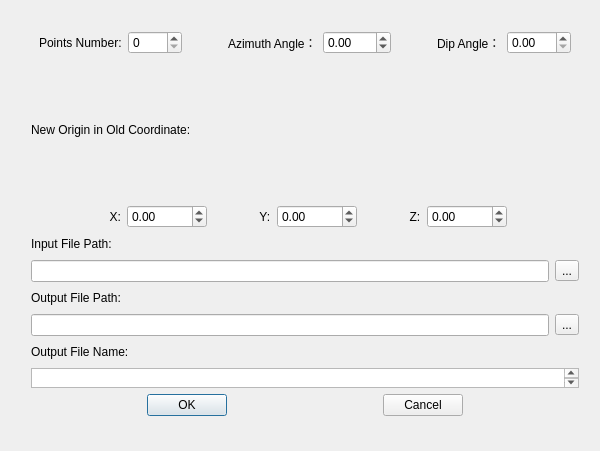
<?xml version="1.0" encoding="UTF-8"?>
<ui version="4.0">
 <class>coordinateprojectClass</class>
 <widget class="QDialog" name="coordinateprojectClass">
  <property name="geometry">
   <rect>
    <x>0</x>
    <y>0</y>
    <width>600</width>
    <height>451</height>
   </rect>
  </property>
  <property name="windowTitle">
   <string>coordinateproject</string>
  </property>
  <widget class="QWidget" name="verticalLayoutWidget">
   <property name="geometry">
    <rect>
     <x>20</x>
     <y>20</y>
     <width>570</width>
     <height>407</height>
    </rect>
   </property>
   <layout class="QVBoxLayout" name="verticalLayout">
    <item>
     <layout class="QHBoxLayout" name="horizontalLayout">
      <item>
       <spacer name="horizontalSpacer_3">
        <property name="orientation">
         <enum>Qt::Horizontal</enum>
        </property>
        <property name="sizeHint" stdset="0">
         <size>
          <width>40</width>
          <height>20</height>
         </size>
        </property>
       </spacer>
      </item>
      <item>
       <widget class="QLabel" name="label">
        <property name="text">
         <string>Points Number:</string>
        </property>
       </widget>
      </item>
      <item>
       <widget class="QSpinBox" name="points_number">
        <property name="maximum">
         <number>5000</number>
        </property>
       </widget>
      </item>
      <item>
       <spacer name="horizontalSpacer">
        <property name="orientation">
         <enum>Qt::Horizontal</enum>
        </property>
        <property name="sizeType">
         <enum>QSizePolicy::Fixed</enum>
        </property>
        <property name="sizeHint" stdset="0">
         <size>
          <width>40</width>
          <height>10</height>
         </size>
        </property>
       </spacer>
      </item>
      <item>
       <widget class="QLabel" name="label_2">
        <property name="text">
         <string>Azimuth Angle：</string>
        </property>
       </widget>
      </item>
      <item>
       <widget class="QDoubleSpinBox" name="azimuth_angle">
        <property name="minimum">
         <double>-180.000000000000000</double>
        </property>
        <property name="maximum">
         <double>180.000000000000000</double>
        </property>
        <property name="singleStep">
         <double>0.100000000000000</double>
        </property>
       </widget>
      </item>
      <item>
       <spacer name="horizontalSpacer_2">
        <property name="orientation">
         <enum>Qt::Horizontal</enum>
        </property>
        <property name="sizeType">
         <enum>QSizePolicy::Fixed</enum>
        </property>
        <property name="sizeHint" stdset="0">
         <size>
          <width>40</width>
          <height>10</height>
         </size>
        </property>
       </spacer>
      </item>
      <item>
       <widget class="QLabel" name="label_3">
        <property name="text">
         <string>Dip Angle：</string>
        </property>
       </widget>
      </item>
      <item>
       <widget class="QDoubleSpinBox" name="dip_angle">
        <property name="maximum">
         <double>180.000000000000000</double>
        </property>
        <property name="singleStep">
         <double>0.100000000000000</double>
        </property>
       </widget>
      </item>
      <item>
       <spacer name="horizontalSpacer_4">
        <property name="orientation">
         <enum>Qt::Horizontal</enum>
        </property>
        <property name="sizeHint" stdset="0">
         <size>
          <width>40</width>
          <height>20</height>
         </size>
        </property>
       </spacer>
      </item>
     </layout>
    </item>
    <item>
     <widget class="QLabel" name="label_7">
      <property name="text">
       <string>New Origin in Old Coordinate:</string>
      </property>
     </widget>
    </item>
    <item>
     <layout class="QHBoxLayout" name="horizontalLayout_2">
      <item>
       <spacer name="horizontalSpacer_5">
        <property name="orientation">
         <enum>Qt::Horizontal</enum>
        </property>
        <property name="sizeType">
         <enum>QSizePolicy::Expanding</enum>
        </property>
        <property name="sizeHint" stdset="0">
         <size>
          <width>70</width>
          <height>20</height>
         </size>
        </property>
       </spacer>
      </item>
      <item>
       <widget class="QLabel" name="label_4">
        <property name="layoutDirection">
         <enum>Qt::LeftToRight</enum>
        </property>
        <property name="text">
         <string>  X:</string>
        </property>
       </widget>
      </item>
      <item>
       <widget class="QDoubleSpinBox" name="x_value">
        <property name="minimumSize">
         <size>
          <width>80</width>
          <height>0</height>
         </size>
        </property>
        <property name="minimum">
         <double>-5000.000000000000000</double>
        </property>
        <property name="maximum">
         <double>5000.000000000000000</double>
        </property>
        <property name="singleStep">
         <double>0.100000000000000</double>
        </property>
       </widget>
      </item>
      <item>
       <spacer name="horizontalSpacer_6">
        <property name="orientation">
         <enum>Qt::Horizontal</enum>
        </property>
        <property name="sizeType">
         <enum>QSizePolicy::Fixed</enum>
        </property>
        <property name="sizeHint" stdset="0">
         <size>
          <width>40</width>
          <height>10</height>
         </size>
        </property>
       </spacer>
      </item>
      <item>
       <widget class="QLabel" name="label_5">
        <property name="text">
         <string>  Y:</string>
        </property>
       </widget>
      </item>
      <item>
       <widget class="QDoubleSpinBox" name="y_value">
        <property name="sizePolicy">
         <sizepolicy hsizetype="Minimum" vsizetype="Fixed">
          <horstretch>0</horstretch>
          <verstretch>0</verstretch>
         </sizepolicy>
        </property>
        <property name="minimumSize">
         <size>
          <width>80</width>
          <height>0</height>
         </size>
        </property>
        <property name="minimum">
         <double>-5000.000000000000000</double>
        </property>
        <property name="maximum">
         <double>5000.000000000000000</double>
        </property>
        <property name="singleStep">
         <double>0.100000000000000</double>
        </property>
       </widget>
      </item>
      <item>
       <spacer name="horizontalSpacer_7">
        <property name="orientation">
         <enum>Qt::Horizontal</enum>
        </property>
        <property name="sizeType">
         <enum>QSizePolicy::Fixed</enum>
        </property>
        <property name="sizeHint" stdset="0">
         <size>
          <width>40</width>
          <height>10</height>
         </size>
        </property>
       </spacer>
      </item>
      <item>
       <widget class="QLabel" name="label_6">
        <property name="text">
         <string>  Z:</string>
        </property>
       </widget>
      </item>
      <item>
       <widget class="QDoubleSpinBox" name="z_value">
        <property name="minimumSize">
         <size>
          <width>80</width>
          <height>0</height>
         </size>
        </property>
        <property name="minimum">
         <double>-5000.000000000000000</double>
        </property>
        <property name="maximum">
         <double>5000.000000000000000</double>
        </property>
        <property name="singleStep">
         <double>0.100000000000000</double>
        </property>
       </widget>
      </item>
      <item>
       <spacer name="horizontalSpacer_8">
        <property name="orientation">
         <enum>Qt::Horizontal</enum>
        </property>
        <property name="sizeType">
         <enum>QSizePolicy::Expanding</enum>
        </property>
        <property name="sizeHint" stdset="0">
         <size>
          <width>70</width>
          <height>20</height>
         </size>
        </property>
       </spacer>
      </item>
     </layout>
    </item>
    <item>
     <widget class="QLabel" name="label_8">
      <property name="maximumSize">
       <size>
        <width>16777215</width>
        <height>20</height>
       </size>
      </property>
      <property name="text">
       <string>Input File Path:</string>
      </property>
     </widget>
    </item>
    <item>
     <layout class="QHBoxLayout" name="horizontalLayout_3">
      <item>
       <widget class="QLineEdit" name="input_path"/>
      </item>
      <item>
       <widget class="QToolButton" name="choose_input_path">
        <property name="text">
         <string>...</string>
        </property>
       </widget>
      </item>
     </layout>
    </item>
    <item>
     <widget class="QLabel" name="label_9">
      <property name="maximumSize">
       <size>
        <width>16777215</width>
        <height>20</height>
       </size>
      </property>
      <property name="text">
       <string>Output File Path:</string>
      </property>
     </widget>
    </item>
    <item>
     <layout class="QHBoxLayout" name="horizontalLayout_6">
      <item>
       <widget class="QLineEdit" name="output_path"/>
      </item>
      <item>
       <widget class="QToolButton" name="choose_output_path">
        <property name="text">
         <string>...</string>
        </property>
       </widget>
      </item>
     </layout>
    </item>
    <item>
     <widget class="QLabel" name="label_10">
      <property name="maximumSize">
       <size>
        <width>16777215</width>
        <height>20</height>
       </size>
      </property>
      <property name="text">
       <string>Output File Name:</string>
      </property>
     </widget>
    </item>
    <item>
     <widget class="QTextEdit" name="output_name">
      <property name="sizePolicy">
       <sizepolicy hsizetype="Expanding" vsizetype="Fixed">
        <horstretch>10</horstretch>
        <verstretch>2</verstretch>
       </sizepolicy>
      </property>
      <property name="maximumSize">
       <size>
        <width>16777215</width>
        <height>20</height>
       </size>
      </property>
     </widget>
    </item>
    <item>
     <layout class="QHBoxLayout" name="horizontalLayout_4">
      <item>
       <spacer name="horizontalSpacer_10">
        <property name="orientation">
         <enum>Qt::Horizontal</enum>
        </property>
        <property name="sizeHint" stdset="0">
         <size>
          <width>40</width>
          <height>20</height>
         </size>
        </property>
       </spacer>
      </item>
      <item>
       <widget class="QPushButton" name="confirm_button">
        <property name="text">
         <string>OK</string>
        </property>
       </widget>
      </item>
      <item>
       <spacer name="horizontalSpacer_9">
        <property name="orientation">
         <enum>Qt::Horizontal</enum>
        </property>
        <property name="sizeType">
         <enum>QSizePolicy::Fixed</enum>
        </property>
        <property name="sizeHint" stdset="0">
         <size>
          <width>150</width>
          <height>20</height>
         </size>
        </property>
       </spacer>
      </item>
      <item>
       <widget class="QPushButton" name="cancel_button">
        <property name="text">
         <string>Cancel</string>
        </property>
       </widget>
      </item>
      <item>
       <spacer name="horizontalSpacer_11">
        <property name="orientation">
         <enum>Qt::Horizontal</enum>
        </property>
        <property name="sizeHint" stdset="0">
         <size>
          <width>40</width>
          <height>20</height>
         </size>
        </property>
       </spacer>
      </item>
     </layout>
    </item>
   </layout>
  </widget>
 </widget>
 <layoutdefault spacing="6" margin="11"/>
 <resources>
  <include location="coordinateproject.qrc"/>
 </resources>
 <connections/>
</ui>
